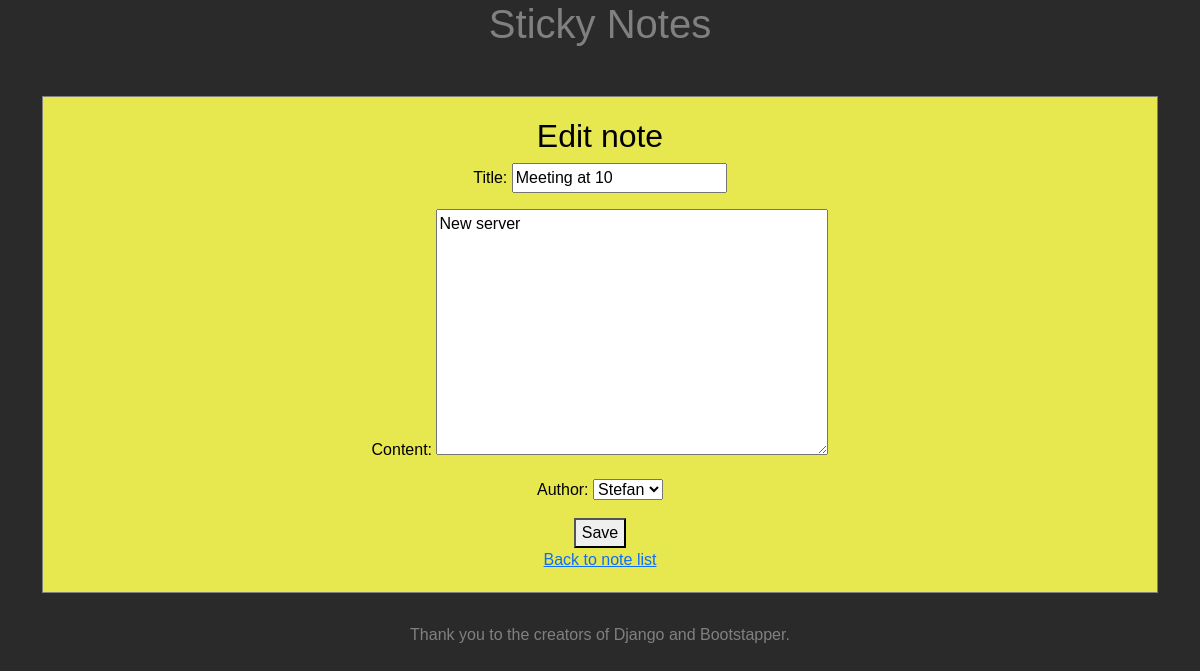
The app's page /post/1/edit/ with its own data.
### posts/models.py (models this page shows, shortened)
class Post(models.Model):
    title = models.CharField(max_length=255)
    content = models.TextField()
    created_at = models.DateTimeField(auto_now_add=True)
    author = models.ForeignKey(
        "Author", on_delete=models.CASCADE, null=True, blank=True)

### posts/views.py (the view)
# urls.py: path("post/<int:pk>/edit/", post_update, name="post_update"),
def post_update(request, pk):
    post = get_object_or_404(Post, pk=pk)
    if request.method == "POST":
        form = PostForm(request.POST, instance=post)
        if form.is_valid():
            post = form.save(commit=False)
            post.save()
            return redirect("post_list")
    else:
        form = PostForm(instance=post)
    return render(request, "posts/post_form.html", {"form": form})

### posts/forms.py
class PostForm(forms.ModelForm):
    class Meta:
        model = Post
        fields = ["title", "content", "author"]

### posts/models.py (called while the page is built)
    def __str__(self):
        return self.name

### posts/templates/posts/post_form.html (shortened to what this page needs)
{% extends 'base.html' %}
{% block content %}
<div class="container mt-5">
    <div class="row">
        <div class="col-md-12">
            <div class="block">
                <h2>
                    {% if form.instance.pk %}
                    Edit
                    {% else %}
                    Create
                    {% endif %}
                    note
                </h2>
                <form method="post"
                    action="{% if form.instance.pk %}{% url 'post_update' pk=form.instance.pk %}{% else %}{% url 'post_create' %}{% endif %}">
                        {{ form.as_p }}
                        <button type="submit">
                            Save
                        </button>
                </form>
                <a href="{% url 'post_list' %}">Back to note list</a>
            </div>
        </div>
    </div>
</div>
{% endblock %}

### posts/static/posts/styles.css (style rules this page uses)
body { color: grey; background-color: rgb(43, 42, 42); font-family: "Arial", sans-serif; text-align: center; }
.block { background-color: rgb(231, 231, 80); color: black; border: 1px solid grey; padding: 20px; margin-bottom: 30px; text-align: center; }

### records on screen
Post: title "Meeting at 10", content "New server", author "Stefan"
